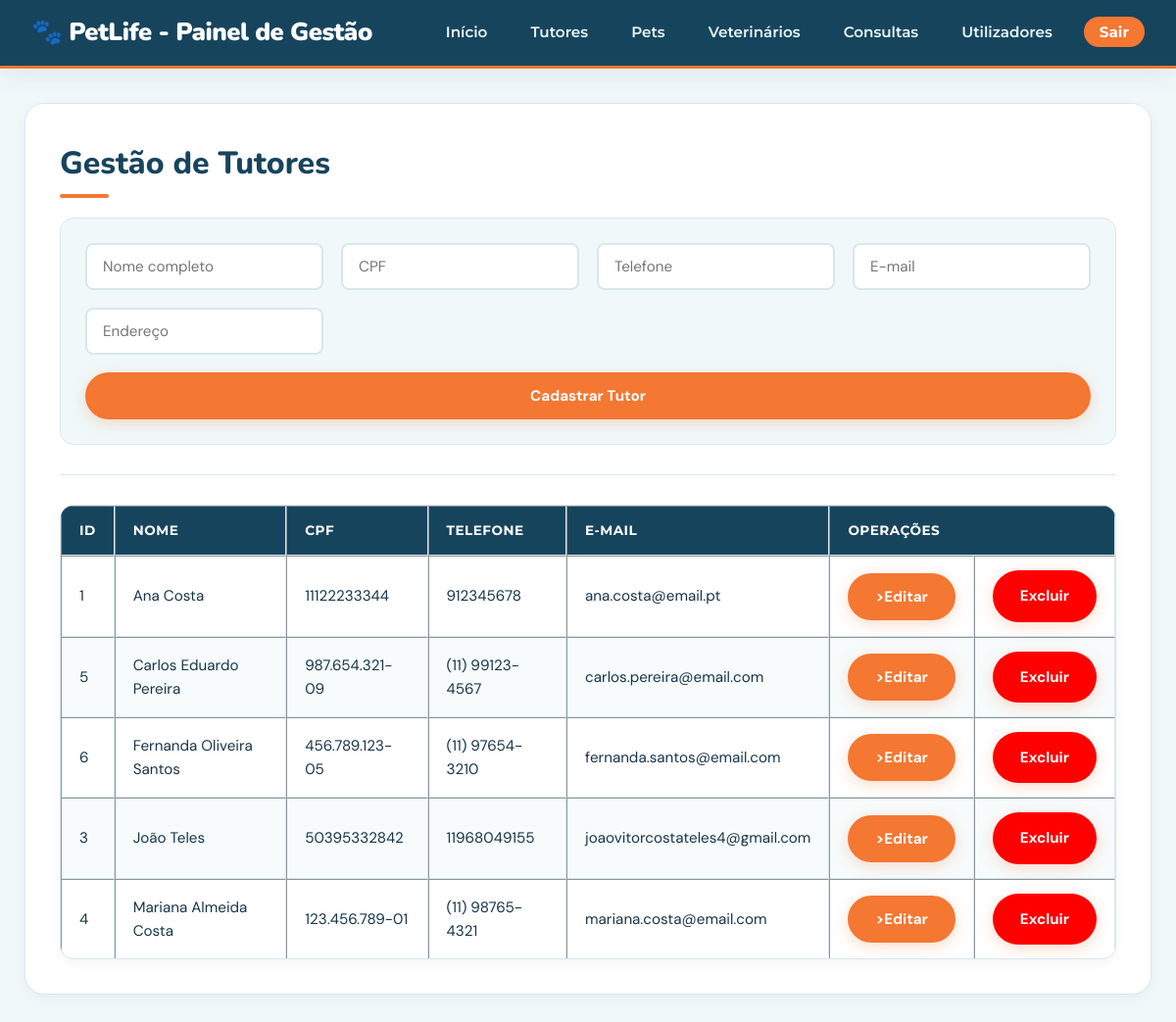
/admin/tutores.php, run on the app's committed database.
### tables this page shows
CREATE TABLE TUTOR (
    id_tutor INTEGER PRIMARY KEY AUTOINCREMENT,
    nome TEXT NOT NULL,
    cpf TEXT UNIQUE,
    telefone TEXT,
    email TEXT,
    endereco TEXT,
    data_cadastro DATE
);

### funcoes/banco-tutores.php (called while the page is built, shortened)
<?php
function listarTutores($conexao) {
    $sql = "SELECT * FROM TUTOR ORDER BY nome ASC";
    $stmt = $conexao->query($sql);
    return $stmt->fetchAll();
}
?>

### admin/tutores.php (the view, shortened to what this page needs)
<?php
require_once '../funcoes/banco-tutores.php';
$tutores = listarTutores($conexao);
?>
<!DOCTYPE html>
<html lang="pt">
<head>
    <link rel="stylesheet" href="../css/style.css">
</head>
<body>
    <header>
    <div class="header-wrapper">
        <h2>🐾 PetLife - Painel de Gestão</h2>
        <nav>
            <ul>
                <li><a href="index.php">Início</a></li>
                <li><a href="tutores.php">Tutores</a></li>
                <li><a href="pets.php">Pets</a></li>
                <li><a href="veterinarios.php">Veterinários</a></li>
                <li><a href="consultas.php">Consultas</a></li>
                <li><a href="usuarios.php">Utilizadores</a></li>
                <li><a href="logout.php">Sair</a></li>
            </ul>
        </nav>
    </div>
</header>
<div class="container">
    <h1>Gestão de Tutores</h1>
    <form action="tutores.php" method="POST">
        <input type="text" name="nome" placeholder="Nome completo" required>
        <input type="text" name="cpf" placeholder="CPF" required>
        <input type="text" name="telefone" placeholder="Telefone">
        <input type="email" name="email" placeholder="E-mail">
        <input type="text" name="endereco" placeholder="Endereço">
        <button type="submit">Cadastrar Tutor</button>
    </form>
    <hr>
    <table border="1">
        <thead>
            <tr>
                <th>ID</th>
                <th>Nome</th>
                <th>CPF</th>
                <th>Telefone</th>
                <th>E-mail</th>
                <th colspan="2">Operações</th>
            </tr>
        </thead>
        <tbody>
            <?php foreach ($tutores as $tutor): ?>
                <tr>
                    <td><?= $tutor['id_tutor'] ?></td>
                    <td><?= htmlspecialchars($tutor['nome']) ?></td>
                    <td><?= htmlspecialchars($tutor['cpf']) ?></td>
                    <td><?= htmlspecialchars($tutor['telefone']) ?></td>
                    <td><?= htmlspecialchars($tutor['email']) ?></td>
                    <td><button class="btn-editar"
                                data-id="2"
                                data-nome="<?=htmlspecialchars($tutor['nome'])?>"
                                data-cpf="<?= htmlspecialchars($tutor['cpf']) ?>"
                                data-telefone="<?= htmlspecialchars($tutor['telefone']) ?>"
                                data-email="<?= htmlspecialchars($tutor['email']) ?>"
                                data-endereco="<?= htmlspecialchars($tutor['endereco']) ?>">
                    >Editar</button></td>
                    <td><a class="btn-excluir" href="excluir-tutores.php?id_tutor=<?= $tutor['id_tutor'] ?>">Excluir</a></td>
                </tr>
            <?php endforeach; ?>
        </tbody>
     </table>
    </div>
</body>
</html>

### data on the page
tutor: id_tutor "1", nome "Ana Costa", cpf "11122233344", telefone "912345678", email "ana.costa@email.pt"
tutor: id_tutor "5", nome "Carlos Eduardo Pereira", cpf "987.654.321-09", telefone "(11) 99123-4567", email "carlos.pereira@email.com"
tutor: id_tutor "6", nome "Fernanda Oliveira Santos", cpf "456.789.123-05", telefone "(11) 97654-3210", email "fernanda.santos@email.com"
tutor: id_tutor "3", nome "João Teles", cpf "50395332842", telefone "11968049155", email "joaovitorcostateles4@gmail.com"
tutor: id_tutor "4", nome "Mariana Almeida Costa", cpf "123.456.789-01", telefone "(11) 98765-4321", email "mariana.costa@email.com"
